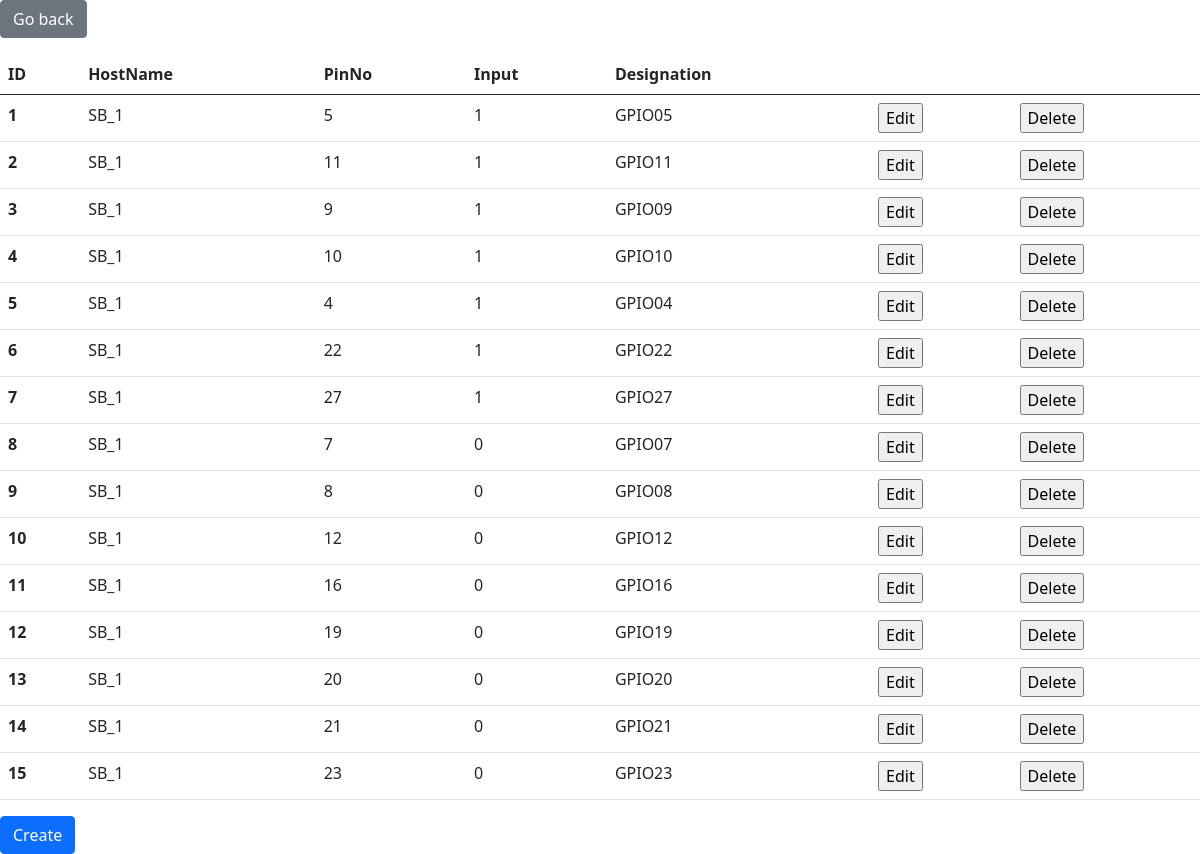
The app's page /pinManagement.php?HostName=SB_1 (signed in) with its own data.
### tables this page shows
CREATE TABLE `pins` (
  `PinId` int NOT NULL AUTO_INCREMENT,
  `PinNo` int NOT NULL,
  `HostName` varchar(16) DEFAULT NULL,
  `Input` int DEFAULT NULL,
  `Designation` varchar(50) DEFAULT NULL,
  PRIMARY KEY (`PinId`),
  KEY `PinNo`(`PinNo`),
  KEY `HostName` (`HostName`),
  CONSTRAINT `pin_ibfk_1` FOREIGN KEY (`HostName`) REFERENCES `smartboxes` (`HostName`) ON UPDATE CASCADE ON DELETE CASCADE
);

### pinManagement.php (the view, shortened to what this page needs)
<?php
    include_once "htmlHead.php";
    include_once "databaseConnect.php";
?>
    <body>
        <div class="">
            <form action="" method="post">
                <input type="submit" class="btn btn-secondary mb-3" value="Go back">
            </form>
        </div>
        <?php
            if($_SESSION["userIsAdmin"]==0){
                $sqlStatement = $connection->prepare("SELECT * from pins, manage where pins.HostName=manage.HostName and manage.UserNo=? and pins.HostName=?");
                $sqlStatement->bind_param("is", $_SESSION["currentUserNo"], $_GET["HostName"]);
                $sqlStatement->execute();
                $result = $sqlStatement->get_result();
            }else{
                $sqlStatement = $connection->prepare("SELECT * from pins where HostName=?");
                $sqlStatement->bind_param("s", $_GET["HostName"]);
                $sqlStatement->execute();
                $result = $sqlStatement->get_result();
            }
            if ($result) {
                ?>
                <table class="table">
                    <thead>
                        <tr>
                            <th scope="col">ID</th>
                            <th scope="col">HostName</th>
                            <th scope="col">PinNo</th>
                            <th scope="col">Input</th>
                            <th scope="col">Designation</th>
                            <th scope="col"></th>
                            <th scope="col"></th>
                        </tr>
                    </thead>
                    <tbody>
                        <?php while ($row = $result->fetch_assoc()) {?>
                            <tr>
                                <th scope="row"><?= $row["PinId"] ?></th>
                                <td><?= $row["HostName"] ?></td>
                                <td><?= $row["PinNo"] ?></td>
                                <td><?= $row["Input"] ?></td>
                                <td><?= $row["Designation"] ?></td>
                                <td>
                                    <form method="POST">
                                        <input type="submit" value="Edit">
                                    </form>
                                </td>
                                <td>
                                    <form method="POST">
                                        <input type="submit" value="Delete">
                                    </form>
                                </td>
                            </tr>
                        <?php }?>
                    </tbody>
                </table>
<?php
            }  else {
                print "Something went wrong selecting data";
            }
        ?>
    <form action="" method="post">
        <input type="submit" class="btn btn-primary" value="Create"></input>
    </form>
    </body>
</html>

### records on screen
pins: PinId "1", HostName "SB_1", PinNo "5", Input "1", Designation "GPIO05"
pins: PinId "2", HostName "SB_1", PinNo "11", Input "1", Designation "GPIO11"
pins: PinId "3", HostName "SB_1", PinNo "9", Input "1", Designation "GPIO09"
pins: PinId "4", HostName "SB_1", PinNo "10", Input "1", Designation "GPIO10"
pins: PinId "5", HostName "SB_1", PinNo "4", Input "1", Designation "GPIO04"
pins: PinId "6", HostName "SB_1", PinNo "22", Input "1", Designation "GPIO22"
pins: PinId "7", HostName "SB_1", PinNo "27", Input "1", Designation "GPIO27"
pins: PinId "8", HostName "SB_1", PinNo "7", Input "0", Designation "GPIO07"
pins: PinId "9", HostName "SB_1", PinNo "8", Input "0", Designation "GPIO08"
pins: PinId "10", HostName "SB_1", PinNo "12", Input "0", Designation "GPIO12"
pins: PinId "11", HostName "SB_1", PinNo "16", Input "0", Designation "GPIO16"
pins: PinId "12", HostName "SB_1", PinNo "19", Input "0", Designation "GPIO19"
pins: PinId "13", HostName "SB_1", PinNo "20", Input "0", Designation "GPIO20"
pins: PinId "14", HostName "SB_1", PinNo "21", Input "0", Designation "GPIO21"
pins: PinId "15", HostName "SB_1", PinNo "23", Input "0", Designation "GPIO23"
